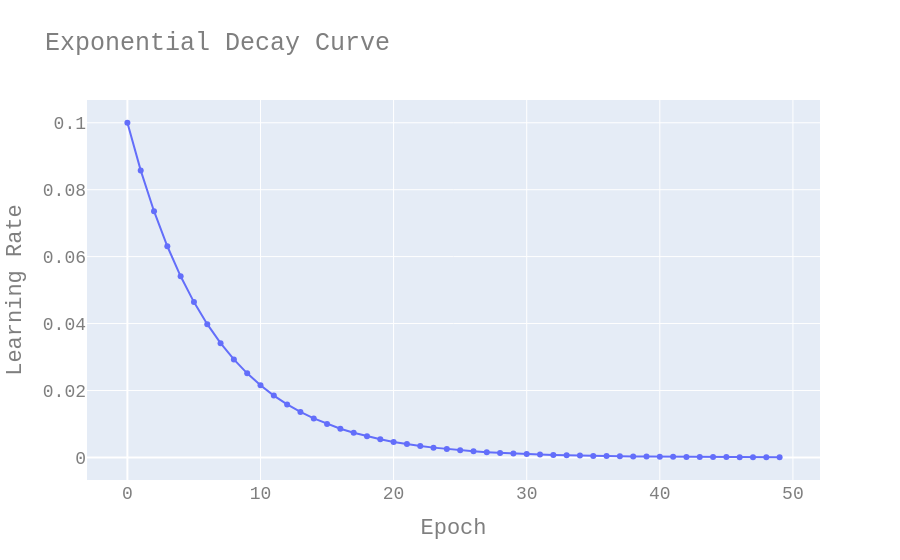

Notebook cell for this chart:
### Markdown cell above
<h2 dir=rtl align=right style="line-height:200%;font-family:vazir;color:#0099cc">
<font face="vazir" color="#0099cc">
زمانبندی نمایی (Exponential)
</font>
</h2>

### Code cell
lr = 0.1
epoch = 50
step = 15
x = np.arange(0, epoch, 1)
y = lr * 0.1 ** (x / step)

fig = go.Figure()
fig.add_trace(go.Scatter(x=x, y=y, mode='lines+markers'))
fig.update_layout(
    title="Exponential Decay Curve",
    xaxis_title="Epoch",
    yaxis_title="Learning Rate",
    font=dict(
        family="Courier New, monospace",
        size=18,
        color="#7f7f7f"
    )
)
fig.show()

### Figure 1 — Plotly figure (JSON) as saved in the notebook; plotly's stock layout.template omitted (floating-point values rounded to 4 significant figures)
{"data": [{"mode": "lines+markers", "type": "scatter", "x": [0, 1, 2, 3, 4, 5, 6, 7, 8, 9, 10, 11, 12, 13, 14, 15, 16, 17, 18, 19, 20, 21, 22, 23, 24, 25, 26, 27, 28, 29, 30, 31, 32, 33, 34, 35, 36, 37, 38, 39, 40, 41, 42, 43, 44, 45, 46, 47, 48, 49], "y": [0.1, 0.08577, 0.07356, 0.0631, 0.05412, 0.04642, 0.03981, 0.03415, 0.02929, 0.02512, 0.02154, 0.01848, 0.01585, 0.01359, 0.01166, 0.01, 0.008577, 0.007356, 0.00631, 0.005412, 0.004642, 0.003981, 0.003415, 0.002929, 0.002512, 0.002154, 0.001848, 0.001585, 0.001359, 0.001166, 0.001, 0.0008577, 0.0007356, 0.000631, 0.0005412, 0.0004642, 0.0003981, 0.0003415, 0.0002929, 0.0002512, 0.0002154, 0.0001848, 0.0001585, 0.0001359, 0.0001166, 0.0001, 8.577e-05, 7.356e-05, 6.31e-05, 5.412e-05]}], "layout": {"font": {"color": "#7f7f7f", "family": "Courier New, monospace", "size": 18}, "title": {"text": "Exponential Decay Curve"}, "xaxis": {"title": {"text": "Epoch"}}, "yaxis": {"title": {"text": "Learning Rate"}}}}
